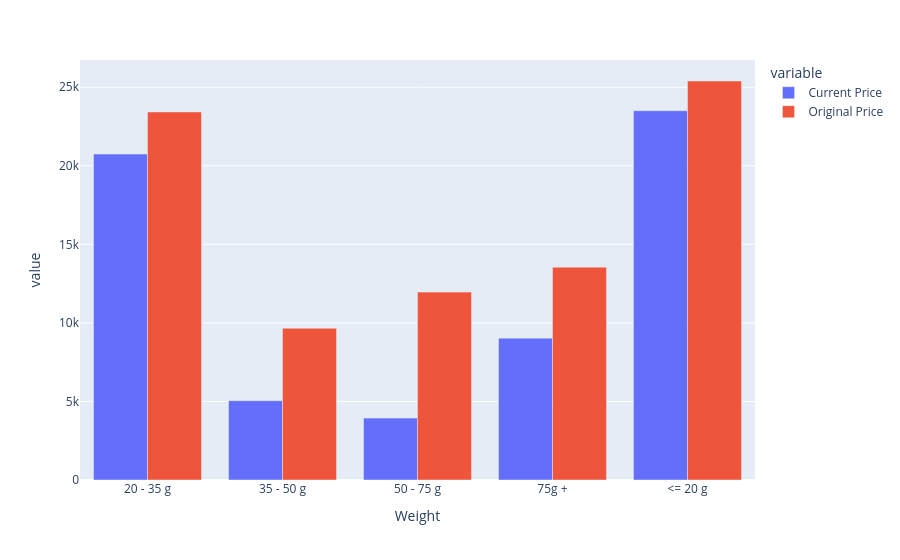

The notebook cell this image was saved under:
### Code cell
weight=data.groupby("Weight")[["Current Price","Original Price"]].mean()

px.bar(data_frame=weight,barmode="group")

### Figure 1 — Plotly figure (JSON) as saved in the notebook; plotly's stock layout.template omitted (floating-point values rounded to 4 significant figures)
{"data": [{"alignmentgroup": "True", "hovertemplate": "variable=Current Price<br>Weight=%{x}<br>value=%{y}<extra></extra>", "legendgroup": "Current Price", "marker": {"color": "#636efa", "pattern": {"shape": ""}}, "name": "Current Price", "offsetgroup": "Current Price", "orientation": "v", "showlegend": true, "textposition": "auto", "type": "bar", "x": ["20 - 35 g", "35 - 50 g", "50 - 75 g", "75g +", "<= 20 g"], "xaxis": "x", "y": [20750.0, 5048.0, 3938.0, 9029.0, 23500.0], "yaxis": "y"}, {"alignmentgroup": "True", "hovertemplate": "variable=Original Price<br>Weight=%{x}<br>value=%{y}<extra></extra>", "legendgroup": "Original Price", "marker": {"color": "#EF553B", "pattern": {"shape": ""}}, "name": "Original Price", "offsetgroup": "Original Price", "orientation": "v", "showlegend": true, "textposition": "auto", "type": "bar", "x": ["20 - 35 g", "35 - 50 g", "50 - 75 g", "75g +", "<= 20 g"], "xaxis": "x", "y": [23420.0, 9659.0, 11960.0, 13550.0, 25400.0], "yaxis": "y"}], "layout": {"barmode": "group", "legend": {"title": {"text": "variable"}, "tracegroupgap": 0}, "margin": {"t": 60}, "xaxis": {"anchor": "y", "domain": [0, 1], "title": {"text": "Weight"}}, "yaxis": {"anchor": "x", "domain": [0, 1], "title": {"text": "value"}}}}
